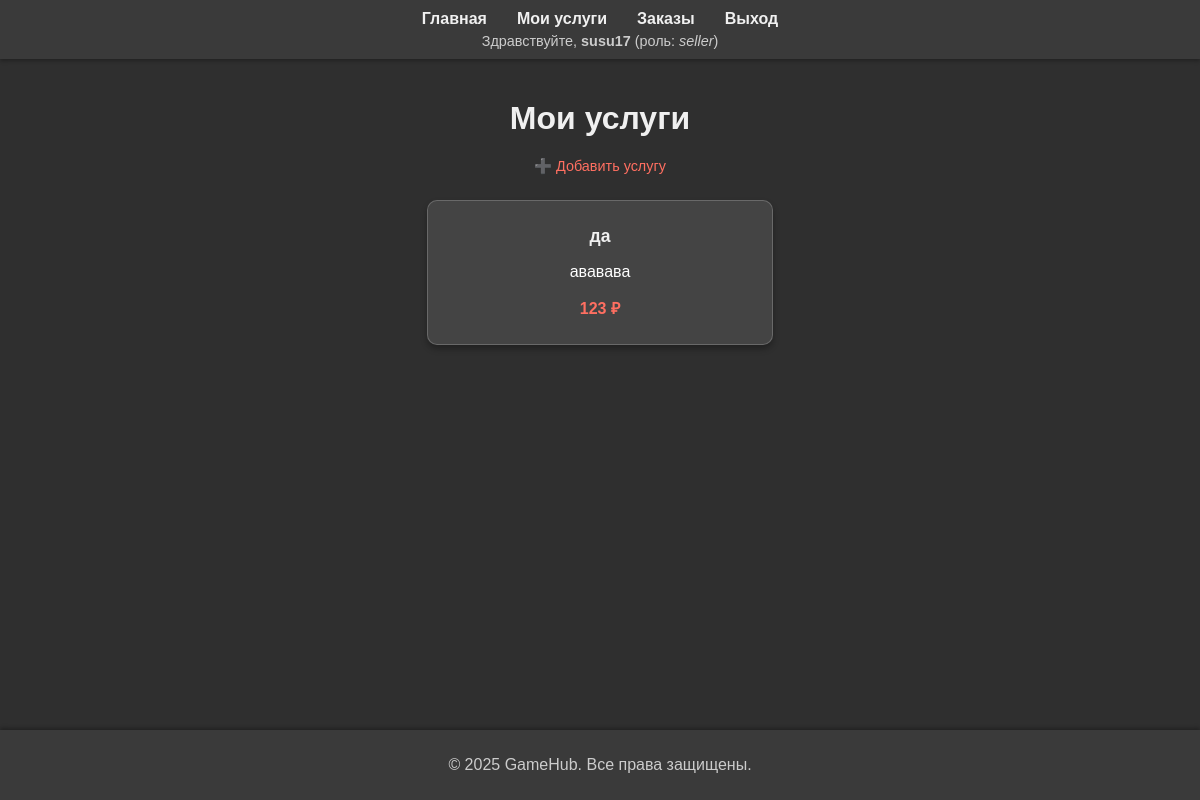
The page /my-services (signed in) on the database its author committed.
### app.py (models this page shows)
class Service(db.Model):
    __tablename__ = 'services'
    id          = db.Column(db.Integer, primary_key=True)
    title       = db.Column(db.String(100), nullable=False)
    price       = db.Column(db.Integer, nullable=False)
    description = db.Column(db.Text, nullable=False)
    user_id     = db.Column(db.Integer, db.ForeignKey('users.id'), nullable=False)
    user        = db.relationship('User', backref='services')

### app.py (the view)
@app.route('/my-services')
def my_services():
    if 'user_id' not in session or session.get('role') != 'seller':
        return redirect(url_for('login'))
    services = Service.query.filter_by(user_id=session['user_id']).all()
    return render_template('my_services.html', services=services)

### templates/my_services.html (shortened to what this page needs)
<!DOCTYPE html>
<html lang="ru">
	<head>
		<link
			rel="stylesheet"
			href="{{ url_for('static', filename='styles.css') }}"
		/>
	</head>
	<body>
		<header>
			<nav>
				<ul>
					<li><a href="{{ url_for('index') }}">Главная</a></li>
					{% if session.get('role') == 'seller' %}
					<li><a href="{{ url_for('my_services') }}">Мои услуги</a></li>
					<li><a href="{{ url_for('seller_orders') }}">Заказы</a></li>
					{% endif %}  {% if session.get('user_id') %}
					<li><a href="{{ url_for('logout') }}">Выход</a></li>
					{% else %}
					<li><a href="{{ url_for('login') }}">Вход</a></li>
					{% endif %}
				</ul>
			</nav>
			{% if session.get('user_id') %}
			<div class="user-info">
				Здравствуйте, <strong>{{ session.username }}</strong> {% if
				session.get('role') %}(роль: <em>{{ session.role }}</em>){% endif %}
			</div>
			{% endif %}
		</header>
		<main>
			<h1 style="text-align: center; margin-bottom: 20px">Мои услуги</h1>
			<div style="text-align: center; margin-bottom: 15px">
				<a
					href="{{ url_for('add_service') }}"
					style="font-size: 0.9rem; color: #ff6f61; text-decoration: none"
				>
					➕ Добавить услугу
				</a>
			</div>
			{% if services %}
			<div class="product-list">
				{% for s in services %}
				<div class="product">
					<h3>{{ s.title }}</h3>
					<p>{{ s.description }}</p>
					<p class="price">{{ s.price }} ₽</p>
				</div>
				{% endfor %}
			</div>
			{% else %}
			<p style="text-align: center; margin-top: 40px">
				Вы ещё не добавили ни одной услуги.
			</p>
			{% endif %}
		</main>
		<footer>
			<p>&copy; 2025 GameHub. Все права защищены.</p>
		</footer>
	</body>
</html>

### static/styles.css (style rules this page uses)
html, body { height: 100%; margin: 0; padding: 0; display: flex; flex-direction: column; background-color: #2f2f2f; color: #f0f0f0; font-family: Arial, sans-serif; }
body { flex: 1; }
header { background-color: rgba(255, 255, 255, 0.05); padding: 10px 20px; box-shadow: 0 2px 4px rgba(0, 0, 0, 0.3); }
nav ul { list-style: none; margin: 0; padding: 0; display: flex; justify-content: center; flex-wrap: wrap; }
nav li { margin: 0 15px; }
nav a { text-decoration: none; color: #f0f0f0; font-weight: bold; transition: color 0.2s; }
.user-info { text-align: center; margin-top: 5px; font-size: 0.9rem; color: #ccc; }
main { padding: 20px; flex: 1; }
footer { background-color: rgba(255, 255, 255, 0.05); text-align: center; padding: 10px; box-shadow: 0 -2px 4px rgba(0, 0, 0, 0.3); color: #ccc; }
.product-list { display: flex; flex-wrap: wrap; justify-content: space-around; }
.product { background: rgba(255, 255, 255, 0.1); border: 1px solid rgba(255, 255, 255, 0.2); margin: 10px; padding: 15px; width: calc(33.333% - 40px); box-sizing: border-box; text-align: center; border-radius: 10px; box-shadow: 0 4px 6px rgba(0, 0, 0, 0.3); color: #fff; transition: transform 0.2s, box-shadow 0.2s; }
.product h3 { margin: 10px 0; font-size: 1.1rem; color: #f0f0f0; }
.product .price { font-weight: bold; color: #ff6f61; margin: 10px 0; }

### rows shown on the page
Service: title "да", description "ававава", price "123"

### other values the page prints
{{ session.username }} "susu17"
{{ session.role }} "seller"
